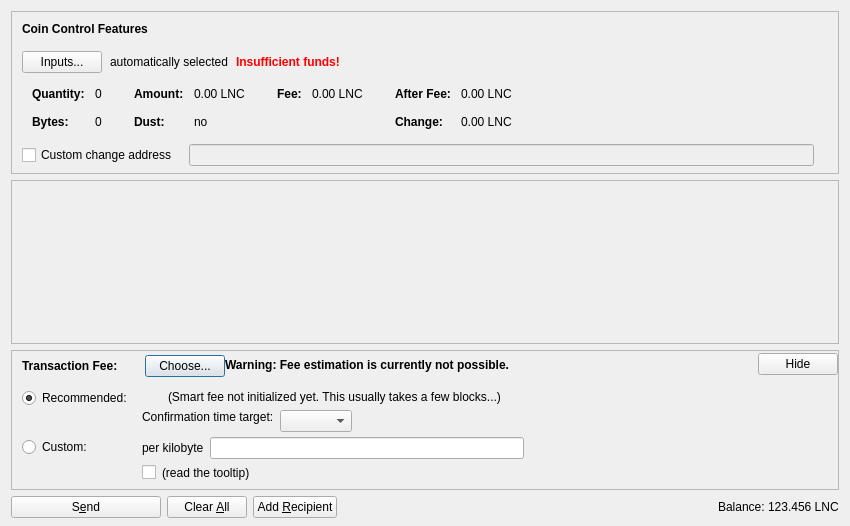
<?xml version="1.0" encoding="UTF-8"?>
<ui version="4.0">
 <class>SendCoinsDialog</class>
 <widget class="QDialog" name="SendCoinsDialog">
  <property name="geometry">
   <rect>
    <x>0</x>
    <y>0</y>
    <width>850</width>
    <height>526</height>
   </rect>
  </property>
  <property name="windowTitle">
   <string>Send Coins</string>
  </property>
  <layout class="QVBoxLayout" name="verticalLayout" stretch="0,1,0,0">
   <property name="bottomMargin">
    <number>8</number>
   </property>
   <item>
    <widget class="QFrame" name="frameCoinControl">
     <property name="sizePolicy">
      <sizepolicy hsizetype="Expanding" vsizetype="Expanding">
       <horstretch>0</horstretch>
       <verstretch>0</verstretch>
      </sizepolicy>
     </property>
     <property name="maximumSize">
      <size>
       <width>16777215</width>
       <height>16777215</height>
      </size>
     </property>
     <property name="frameShape">
      <enum>QFrame::StyledPanel</enum>
     </property>
     <property name="frameShadow">
      <enum>QFrame::Sunken</enum>
     </property>
     <layout class="QVBoxLayout" name="verticalLayoutCoinControl2">
      <property name="spacing">
       <number>0</number>
      </property>
      <property name="leftMargin">
       <number>0</number>
      </property>
      <property name="topMargin">
       <number>0</number>
      </property>
      <property name="rightMargin">
       <number>0</number>
      </property>
      <property name="bottomMargin">
       <number>6</number>
      </property>
      <item>
       <layout class="QVBoxLayout" name="verticalLayoutCoinControl" stretch="0,0,0,0,1">
        <property name="spacing">
         <number>0</number>
        </property>
        <property name="leftMargin">
         <number>10</number>
        </property>
        <property name="topMargin">
         <number>10</number>
        </property>
        <item>
         <layout class="QHBoxLayout" name="horizontalLayoutCoinControl1">
          <property name="bottomMargin">
           <number>15</number>
          </property>
          <item>
           <widget class="QLabel" name="labelCoinControlFeatures">
            <property name="sizePolicy">
             <sizepolicy hsizetype="Preferred" vsizetype="Maximum">
              <horstretch>0</horstretch>
              <verstretch>0</verstretch>
             </sizepolicy>
            </property>
            <property name="font">
             <font>
              <weight>75</weight>
              <bold>true</bold>
             </font>
            </property>
            <property name="styleSheet">
             <string notr="true">font-weight:bold;</string>
            </property>
            <property name="text">
             <string>Coin Control Features</string>
            </property>
           </widget>
          </item>
         </layout>
        </item>
        <item>
         <layout class="QHBoxLayout" name="horizontalLayoutCoinControl2" stretch="0,0,0,0">
          <property name="spacing">
           <number>8</number>
          </property>
          <property name="bottomMargin">
           <number>10</number>
          </property>
          <item>
           <widget class="QPushButton" name="pushButtonCoinControl">
            <property name="styleSheet">
             <string notr="true"/>
            </property>
            <property name="text">
             <string>Inputs...</string>
            </property>
            <property name="autoDefault">
             <bool>false</bool>
            </property>
           </widget>
          </item>
          <item>
           <widget class="QLabel" name="labelCoinControlAutomaticallySelected">
            <property name="text">
             <string>automatically selected</string>
            </property>
            <property name="margin">
             <number>5</number>
            </property>
           </widget>
          </item>
          <item>
           <widget class="QLabel" name="labelCoinControlInsuffFunds">
            <property name="font">
             <font>
              <weight>75</weight>
              <bold>true</bold>
             </font>
            </property>
            <property name="styleSheet">
             <string notr="true">color:red;font-weight:bold;</string>
            </property>
            <property name="text">
             <string>Insufficient funds!</string>
            </property>
            <property name="margin">
             <number>5</number>
            </property>
           </widget>
          </item>
          <item>
           <spacer name="horizontalSpacerCoinControl">
            <property name="orientation">
             <enum>Qt::Horizontal</enum>
            </property>
            <property name="sizeHint" stdset="0">
             <size>
              <width>40</width>
              <height>1</height>
             </size>
            </property>
           </spacer>
          </item>
         </layout>
        </item>
        <item>
         <widget class="QWidget" name="widgetCoinControl" native="true">
          <property name="sizePolicy">
           <sizepolicy hsizetype="Preferred" vsizetype="Preferred">
            <horstretch>0</horstretch>
            <verstretch>0</verstretch>
           </sizepolicy>
          </property>
          <property name="minimumSize">
           <size>
            <width>0</width>
            <height>0</height>
           </size>
          </property>
          <property name="styleSheet">
           <string notr="true"/>
          </property>
          <layout class="QHBoxLayout" name="horizontalLayoutCoinControl5">
           <property name="leftMargin">
            <number>0</number>
           </property>
           <property name="topMargin">
            <number>0</number>
           </property>
           <property name="rightMargin">
            <number>0</number>
           </property>
           <property name="bottomMargin">
            <number>0</number>
           </property>
           <item>
            <layout class="QHBoxLayout" name="horizontalLayoutCoinControl3" stretch="0,0,0,1">
             <property name="spacing">
              <number>20</number>
             </property>
             <property name="topMargin">
              <number>0</number>
             </property>
             <property name="bottomMargin">
              <number>10</number>
             </property>
             <item>
              <layout class="QFormLayout" name="formLayoutCoinControl1">
               <property name="horizontalSpacing">
                <number>10</number>
               </property>
               <property name="verticalSpacing">
                <number>14</number>
               </property>
               <property name="leftMargin">
                <number>10</number>
               </property>
               <property name="topMargin">
                <number>4</number>
               </property>
               <property name="rightMargin">
                <number>6</number>
               </property>
               <item row="0" column="0">
                <widget class="QLabel" name="labelCoinControlQuantityText">
                 <property name="font">
                  <font>
                   <weight>75</weight>
                   <bold>true</bold>
                  </font>
                 </property>
                 <property name="text">
                  <string>Quantity:</string>
                 </property>
                 <property name="margin">
                  <number>0</number>
                 </property>
                </widget>
               </item>
               <item row="0" column="1">
                <widget class="QLabel" name="labelCoinControlQuantity">
                 <property name="cursor">
                  <cursorShape>IBeamCursor</cursorShape>
                 </property>
                 <property name="contextMenuPolicy">
                  <enum>Qt::ActionsContextMenu</enum>
                 </property>
                 <property name="text">
                  <string notr="true">0</string>
                 </property>
                 <property name="margin">
                  <number>0</number>
                 </property>
                 <property name="textInteractionFlags">
                  <set>Qt::LinksAccessibleByMouse|Qt::TextSelectableByKeyboard|Qt::TextSelectableByMouse</set>
                 </property>
                </widget>
               </item>
               <item row="1" column="0">
                <widget class="QLabel" name="labelCoinControlBytesText">
                 <property name="font">
                  <font>
                   <weight>75</weight>
                   <bold>true</bold>
                  </font>
                 </property>
                 <property name="text">
                  <string>Bytes:</string>
                 </property>
                </widget>
               </item>
               <item row="1" column="1">
                <widget class="QLabel" name="labelCoinControlBytes">
                 <property name="cursor">
                  <cursorShape>IBeamCursor</cursorShape>
                 </property>
                 <property name="contextMenuPolicy">
                  <enum>Qt::ActionsContextMenu</enum>
                 </property>
                 <property name="text">
                  <string notr="true">0</string>
                 </property>
                 <property name="textInteractionFlags">
                  <set>Qt::LinksAccessibleByMouse|Qt::TextSelectableByKeyboard|Qt::TextSelectableByMouse</set>
                 </property>
                </widget>
               </item>
              </layout>
             </item>
             <item>
              <layout class="QFormLayout" name="formLayoutCoinControl2">
               <property name="horizontalSpacing">
                <number>10</number>
               </property>
               <property name="verticalSpacing">
                <number>14</number>
               </property>
               <property name="leftMargin">
                <number>6</number>
               </property>
               <property name="topMargin">
                <number>4</number>
               </property>
               <property name="rightMargin">
                <number>6</number>
               </property>
               <item row="0" column="0">
                <widget class="QLabel" name="labelCoinControlAmountText">
                 <property name="font">
                  <font>
                   <weight>75</weight>
                   <bold>true</bold>
                  </font>
                 </property>
                 <property name="text">
                  <string>Amount:</string>
                 </property>
                 <property name="margin">
                  <number>0</number>
                 </property>
                </widget>
               </item>
               <item row="0" column="1">
                <widget class="QLabel" name="labelCoinControlAmount">
                 <property name="cursor">
                  <cursorShape>IBeamCursor</cursorShape>
                 </property>
                 <property name="contextMenuPolicy">
                  <enum>Qt::ActionsContextMenu</enum>
                 </property>
                 <property name="text">
                  <string notr="true">0.00 LNC</string>
                 </property>
                 <property name="textInteractionFlags">
                  <set>Qt::LinksAccessibleByMouse|Qt::TextSelectableByKeyboard|Qt::TextSelectableByMouse</set>
                 </property>
                </widget>
               </item>
               <item row="1" column="0">
                <widget class="QLabel" name="labelCoinControlLowOutputText">
                 <property name="font">
                  <font>
                   <weight>75</weight>
                   <bold>true</bold>
                  </font>
                 </property>
                 <property name="text">
                  <string>Dust:</string>
                 </property>
                </widget>
               </item>
               <item row="1" column="1">
                <widget class="QLabel" name="labelCoinControlLowOutput">
                 <property name="cursor">
                  <cursorShape>IBeamCursor</cursorShape>
                 </property>
                 <property name="contextMenuPolicy">
                  <enum>Qt::ActionsContextMenu</enum>
                 </property>
                 <property name="text">
                  <string notr="true">no</string>
                 </property>
                 <property name="textInteractionFlags">
                  <set>Qt::LinksAccessibleByMouse|Qt::TextSelectableByKeyboard|Qt::TextSelectableByMouse</set>
                 </property>
                </widget>
               </item>
              </layout>
             </item>
             <item>
              <layout class="QFormLayout" name="formLayoutCoinControl3">
               <property name="horizontalSpacing">
                <number>10</number>
               </property>
               <property name="verticalSpacing">
                <number>14</number>
               </property>
               <property name="leftMargin">
                <number>6</number>
               </property>
               <property name="topMargin">
                <number>4</number>
               </property>
               <property name="rightMargin">
                <number>6</number>
               </property>
               <item row="0" column="0">
                <widget class="QLabel" name="labelCoinControlFeeText">
                 <property name="font">
                  <font>
                   <weight>75</weight>
                   <bold>true</bold>
                  </font>
                 </property>
                 <property name="text">
                  <string>Fee:</string>
                 </property>
                 <property name="margin">
                  <number>0</number>
                 </property>
                </widget>
               </item>
               <item row="0" column="1">
                <widget class="QLabel" name="labelCoinControlFee">
                 <property name="cursor">
                  <cursorShape>IBeamCursor</cursorShape>
                 </property>
                 <property name="contextMenuPolicy">
                  <enum>Qt::ActionsContextMenu</enum>
                 </property>
                 <property name="text">
                  <string notr="true">0.00 LNC</string>
                 </property>
                 <property name="textInteractionFlags">
                  <set>Qt::LinksAccessibleByMouse|Qt::TextSelectableByKeyboard|Qt::TextSelectableByMouse</set>
                 </property>
                </widget>
               </item>
              </layout>
             </item>
             <item>
              <layout class="QFormLayout" name="formLayoutCoinControl4">
               <property name="horizontalSpacing">
                <number>10</number>
               </property>
               <property name="verticalSpacing">
                <number>14</number>
               </property>
               <property name="leftMargin">
                <number>6</number>
               </property>
               <property name="topMargin">
                <number>4</number>
               </property>
               <property name="rightMargin">
                <number>6</number>
               </property>
               <item row="0" column="0">
                <widget class="QLabel" name="labelCoinControlAfterFeeText">
                 <property name="font">
                  <font>
                   <weight>75</weight>
                   <bold>true</bold>
                  </font>
                 </property>
                 <property name="text">
                  <string>After Fee:</string>
                 </property>
                 <property name="margin">
                  <number>0</number>
                 </property>
                </widget>
               </item>
               <item row="0" column="1">
                <widget class="QLabel" name="labelCoinControlAfterFee">
                 <property name="cursor">
                  <cursorShape>IBeamCursor</cursorShape>
                 </property>
                 <property name="contextMenuPolicy">
                  <enum>Qt::ActionsContextMenu</enum>
                 </property>
                 <property name="text">
                  <string notr="true">0.00 LNC</string>
                 </property>
                 <property name="textInteractionFlags">
                  <set>Qt::LinksAccessibleByMouse|Qt::TextSelectableByKeyboard|Qt::TextSelectableByMouse</set>
                 </property>
                </widget>
               </item>
               <item row="1" column="0">
                <widget class="QLabel" name="labelCoinControlChangeText">
                 <property name="font">
                  <font>
                   <weight>75</weight>
                   <bold>true</bold>
                  </font>
                 </property>
                 <property name="text">
                  <string>Change:</string>
                 </property>
                </widget>
               </item>
               <item row="1" column="1">
                <widget class="QLabel" name="labelCoinControlChange">
                 <property name="cursor">
                  <cursorShape>IBeamCursor</cursorShape>
                 </property>
                 <property name="contextMenuPolicy">
                  <enum>Qt::ActionsContextMenu</enum>
                 </property>
                 <property name="text">
                  <string notr="true">0.00 LNC</string>
                 </property>
                 <property name="textInteractionFlags">
                  <set>Qt::LinksAccessibleByMouse|Qt::TextSelectableByKeyboard|Qt::TextSelectableByMouse</set>
                 </property>
                </widget>
               </item>
              </layout>
             </item>
            </layout>
           </item>
          </layout>
         </widget>
        </item>
        <item>
         <layout class="QHBoxLayout" name="horizontalLayoutCoinControl4" stretch="0,0,0">
          <property name="spacing">
           <number>12</number>
          </property>
          <property name="sizeConstraint">
           <enum>QLayout::SetDefaultConstraint</enum>
          </property>
          <property name="topMargin">
           <number>5</number>
          </property>
          <property name="rightMargin">
           <number>5</number>
          </property>
          <item>
           <widget class="QCheckBox" name="checkBoxCoinControlChange">
            <property name="toolTip">
             <string>If this is activated, but the change address is empty or invalid, change will be sent to a newly generated address.</string>
            </property>
            <property name="text">
             <string>Custom change address</string>
            </property>
           </widget>
          </item>
          <item>
           <widget class="QValidatedLineEdit" name="lineEditCoinControlChange">
            <property name="enabled">
             <bool>false</bool>
            </property>
            <property name="sizePolicy">
             <sizepolicy hsizetype="Expanding" vsizetype="Fixed">
              <horstretch>0</horstretch>
              <verstretch>0</verstretch>
             </sizepolicy>
            </property>
           </widget>
          </item>
          <item>
           <widget class="QLabel" name="labelCoinControlChangeLabel">
            <property name="sizePolicy">
             <sizepolicy hsizetype="Preferred" vsizetype="Expanding">
              <horstretch>0</horstretch>
              <verstretch>0</verstretch>
             </sizepolicy>
            </property>
            <property name="minimumSize">
             <size>
              <width>0</width>
              <height>0</height>
             </size>
            </property>
            <property name="text">
             <string/>
            </property>
            <property name="margin">
             <number>3</number>
            </property>
           </widget>
          </item>
         </layout>
        </item>
        <item>
         <spacer name="verticalSpacerCoinControl">
          <property name="orientation">
           <enum>Qt::Vertical</enum>
          </property>
          <property name="sizeHint" stdset="0">
           <size>
            <width>800</width>
            <height>1</height>
           </size>
          </property>
         </spacer>
        </item>
       </layout>
      </item>
     </layout>
    </widget>
   </item>
   <item>
    <widget class="QScrollArea" name="scrollArea">
     <property name="widgetResizable">
      <bool>true</bool>
     </property>
     <widget class="QWidget" name="scrollAreaWidgetContents">
      <property name="geometry">
       <rect>
        <x>0</x>
        <y>0</y>
        <width>830</width>
        <height>104</height>
       </rect>
      </property>
      <layout class="QVBoxLayout" name="verticalLayout_2" stretch="0,1">
       <property name="leftMargin">
        <number>0</number>
       </property>
       <property name="topMargin">
        <number>0</number>
       </property>
       <property name="rightMargin">
        <number>0</number>
       </property>
       <property name="bottomMargin">
        <number>0</number>
       </property>
       <item>
        <layout class="QVBoxLayout" name="entries">
         <property name="spacing">
          <number>6</number>
         </property>
        </layout>
       </item>
       <item>
        <spacer name="verticalSpacer">
         <property name="orientation">
          <enum>Qt::Vertical</enum>
         </property>
         <property name="sizeHint" stdset="0">
          <size>
           <width>20</width>
           <height>40</height>
          </size>
         </property>
        </spacer>
       </item>
      </layout>
     </widget>
    </widget>
   </item>
   <item>
    <widget class="QFrame" name="frameFee">
     <property name="sizePolicy">
      <sizepolicy hsizetype="Expanding" vsizetype="Expanding">
       <horstretch>0</horstretch>
       <verstretch>0</verstretch>
      </sizepolicy>
     </property>
     <property name="maximumSize">
      <size>
       <width>16777215</width>
       <height>16777215</height>
      </size>
     </property>
     <property name="frameShape">
      <enum>QFrame::StyledPanel</enum>
     </property>
     <property name="frameShadow">
      <enum>QFrame::Sunken</enum>
     </property>
     <layout class="QVBoxLayout" name="verticalLayoutFee1">
      <property name="spacing">
       <number>0</number>
      </property>
      <property name="leftMargin">
       <number>0</number>
      </property>
      <property name="topMargin">
       <number>0</number>
      </property>
      <property name="rightMargin">
       <number>0</number>
      </property>
      <property name="bottomMargin">
       <number>0</number>
      </property>
      <item>
       <layout class="QVBoxLayout" name="verticalLayoutFee2" stretch="0,0,0">
        <property name="spacing">
         <number>0</number>
        </property>
        <property name="leftMargin">
         <number>10</number>
        </property>
        <property name="topMargin">
         <number>0</number>
        </property>
        <item>
         <layout class="QHBoxLayout" name="horizontalLayoutFee1">
          <property name="bottomMargin">
           <number>0</number>
          </property>
          <item>
           <layout class="QVBoxLayout" name="verticalLayoutFee7">
            <property name="spacing">
             <number>0</number>
            </property>
            <item>
             <spacer name="verticalSpacerSmartFee">
              <property name="orientation">
               <enum>Qt::Vertical</enum>
              </property>
              <property name="sizeType">
               <enum>QSizePolicy::Fixed</enum>
              </property>
              <property name="sizeHint" stdset="0">
               <size>
                <width>1</width>
                <height>4</height>
               </size>
              </property>
             </spacer>
            </item>
            <item>
             <layout class="QHBoxLayout" name="horizontalLayoutSmartFee">
              <property name="spacing">
               <number>10</number>
              </property>
              <item>
               <widget class="QLabel" name="labelFeeHeadline">
                <property name="sizePolicy">
                 <sizepolicy hsizetype="Preferred" vsizetype="Maximum">
                  <horstretch>0</horstretch>
                  <verstretch>0</verstretch>
                 </sizepolicy>
                </property>
                <property name="font">
                 <font>
                  <weight>75</weight>
                  <bold>true</bold>
                 </font>
                </property>
                <property name="styleSheet">
                 <string notr="true">font-weight:bold;</string>
                </property>
                <property name="text">
                 <string>Transaction Fee:</string>
                </property>
               </widget>
              </item>
              <item>
               <widget class="QLabel" name="labelFeeMinimized">
                <property name="text">
                 <string/>
                </property>
               </widget>
              </item>
              <item>
               <widget class="QPushButton" name="buttonChooseFee">
                <property name="text">
                 <string>Choose...</string>
                </property>
               </widget>
              </item>
             </layout>
            </item>
            <item>
             <spacer name="verticalSpacer_5">
              <property name="orientation">
               <enum>Qt::Vertical</enum>
              </property>
              <property name="sizeHint" stdset="0">
               <size>
                <width>1</width>
                <height>1</height>
               </size>
              </property>
             </spacer>
            </item>
           </layout>
          </item>
          <item>
           <widget class="QLabel" name="fallbackFeeWarningLabel">
            <property name="toolTip">
             <string>Using the fallbackfee can result in sending a transaction that will take several hours or days (or never) to confirm. Consider choosing your fee manually or wait until you have validated the complete chain.</string>
            </property>
            <property name="font">
            <font>
                <weight>75</weight>
                <bold>true</bold>
            </font>
            </property>
            <property name="text">
             <string>Warning: Fee estimation is currently not possible.</string>
            </property>
            <property name="wordWrap">
             <bool>false</bool>
            </property>
           </widget>
          </item>
          <item>
           <spacer name="horizontalSpacer_4">
            <property name="orientation">
             <enum>Qt::Horizontal</enum>
            </property>
            <property name="sizeType">
             <enum>QSizePolicy::MinimumExpanding</enum>
            </property>
            <property name="sizeHint" stdset="0">
             <size>
              <width>40</width>
              <height>20</height>
             </size>
            </property>
           </spacer>
          </item>
          <item>
           <widget class="QPushButton" name="buttonMinimizeFee">
            <property name="toolTip">
             <string>collapse fee-settings</string>
            </property>
            <property name="text">
             <string>Hide</string>
            </property>
           </widget>
          </item>
         </layout>
        </item>
        <item>
         <widget class="QFrame" name="frameFeeSelection">
          <layout class="QVBoxLayout" name="verticalLayoutFee12">
           <property name="spacing">
            <number>0</number>
           </property>
           <property name="leftMargin">
            <number>0</number>
           </property>
           <property name="topMargin">
            <number>0</number>
           </property>
           <property name="rightMargin">
            <number>0</number>
           </property>
           <property name="bottomMargin">
            <number>0</number>
           </property>
           <item>
            <layout class="QGridLayout" name="gridLayoutFee">
             <property name="topMargin">
              <number>10</number>
             </property>
             <property name="bottomMargin">
              <number>4</number>
             </property>
             <property name="horizontalSpacing">
              <number>10</number>
             </property>
             <property name="verticalSpacing">
              <number>4</number>
             </property>
             <item row="1" column="1">
              <layout class="QVBoxLayout" name="verticalLayoutFee8">
               <property name="spacing">
                <number>6</number>
               </property>
               <item>
                <layout class="QHBoxLayout" name="horizontalLayoutFee13">
                 <item>
                  <widget class="QLabel" name="labelCustomPerKilobyte">
                   <property name="toolTip">
                    <string>If the custom fee is set to 1000 satoshis and the transaction is only 250 bytes, then &quot;per kilobyte&quot; only pays 250 satoshis in fee, while &quot;total at least&quot; pays 1000 satoshis. For transactions bigger than a kilobyte both pay by kilobyte.</string>
                   </property>
                   <property name="text">
                    <string>per kilobyte</string>
                   </property>
                  </widget>
                 </item>
                 <item>
                  <widget class="BitcoinAmountField" name="customFee"/>
                 </item>
                 <item>
                  <spacer name="horizontalSpacer_6">
                   <property name="orientation">
                    <enum>Qt::Horizontal</enum>
                   </property>
                   <property name="sizeHint" stdset="0">
                    <size>
                     <width>1</width>
                     <height>1</height>
                    </size>
                   </property>
                  </spacer>
                 </item>
                </layout>
               </item>
               <item>
                <layout class="QHBoxLayout" name="horizontalLayoutFee8">
                 <item>
                  <widget class="QCheckBox" name="checkBoxMinimumFee">
                   <property name="toolTip">
                    <string>Paying only the minimum fee is just fine as long as there is less transaction volume than space in the blocks. But be aware that this can end up in a never confirming transaction once there is more demand for lunacoin transactions than the network can process.</string>
                   </property>
                   <property name="text">
                    <string/>
                   </property>
                  </widget>
                 </item>
                 <item>
                  <widget class="QLabel" name="labelMinFeeWarning">
                   <property name="enabled">
                    <bool>true</bool>
                   </property>
                   <property name="toolTip">
                    <string>Paying only the minimum fee is just fine as long as there is less transaction volume than space in the blocks. But be aware that this can end up in a never confirming transaction once there is more demand for lunacoin transactions than the network can process.</string>
                   </property>
                   <property name="text">
                    <string>(read the tooltip)</string>
                   </property>
                   <property name="margin">
                    <number>5</number>
                   </property>
                  </widget>
                 </item>
                 <item>
                  <spacer name="horizontalSpacer_2">
                   <property name="orientation">
                    <enum>Qt::Horizontal</enum>
                   </property>
                   <property name="sizeHint" stdset="0">
                    <size>
                     <width>1</width>
                     <height>1</height>
                    </size>
                   </property>
                  </spacer>
                 </item>
                </layout>
               </item>
              </layout>
             </item>
             <item row="0" column="0">
              <layout class="QVBoxLayout" name="verticalLayoutFee4" stretch="0,1">
               <item>
                <widget class="QRadioButton" name="radioSmartFee">
                 <property name="text">
                  <string>Recommended:</string>
                 </property>
                 <property name="checked">
                  <bool>true</bool>
                 </property>
                 <attribute name="buttonGroup">
                  <string notr="true">groupFee</string>
                 </attribute>
                </widget>
               </item>
               <item>
                <spacer name="verticalSpacer_2">
                 <property name="orientation">
                  <enum>Qt::Vertical</enum>
                 </property>
                 <property name="sizeHint" stdset="0">
                  <size>
                   <width>1</width>
                   <height>1</height>
                  </size>
                 </property>
                </spacer>
               </item>
              </layout>
             </item>
             <item row="1" column="0">
              <layout class="QVBoxLayout" name="verticalLayoutFee9" stretch="0,1">
               <item>
                <widget class="QRadioButton" name="radioCustomFee">
                 <property name="text">
                  <string>Custom:</string>
                 </property>
                 <attribute name="buttonGroup">
                  <string notr="true">groupFee</string>
                 </attribute>
                </widget>
               </item>
               <item>
                <spacer name="verticalSpacer_6">
                 <property name="orientation">
                  <enum>Qt::Vertical</enum>
                 </property>
                 <property name="sizeHint" stdset="0">
                  <size>
                   <width>1</width>
                   <height>1</height>
                  </size>
                 </property>
                </spacer>
               </item>
              </layout>
             </item>
             <item row="0" column="1">
              <layout class="QVBoxLayout" name="verticalLayoutFee3" stretch="0,0,1">
               <property name="spacing">
                <number>6</number>
               </property>
               <property name="topMargin">
                <number>2</number>
               </property>
               <item>
                <layout class="QHBoxLayout" name="horizontalLayoutFee12">
                 <item>
                  <widget class="QLabel" name="labelSmartFee">
                   <property name="text">
                    <string/>
                   </property>
                   <property name="margin">
                    <number>2</number>
                   </property>
                  </widget>
                 </item>
                 <item>
                  <widget class="QLabel" name="labelFeeEstimation">
                   <property name="text">
                    <string/>
                   </property>
                  </widget>
                 </item>
                 <item>
                  <widget class="QLabel" name="labelSmartFee2">
                   <property name="text">
                    <string>(Smart fee not initialized yet. This usually takes a few blocks...)</string>
                   </property>
                   <property name="margin">
                    <number>2</number>
                   </property>
                  </widget>
                 </item>
                 <item>
                  <spacer name="horizontalSpacer_5">
                   <property name="orientation">
                    <enum>Qt::Horizontal</enum>
                   </property>
                   <property name="sizeHint" stdset="0">
                    <size>
                     <width>1</width>
                     <height>1</height>
                    </size>
                   </property>
                  </spacer>
                 </item>
                </layout>
               </item>
               <item>
                <layout class="QHBoxLayout" name="horizontalLayoutFee9">
                 <item>
                  <layout class="QVBoxLayout" name="verticalLayoutFee6">
                   <item>
                    <widget class="QLabel" name="labelSmartFee3">
                     <property name="text">
                      <string>Confirmation time target:</string>
                     </property>
                     <property name="margin">
                      <number>2</number>
                     </property>
                    </widget>
                   </item>
                   <item>
                    <spacer name="verticalSpacer_3">
                     <property name="orientation">
                      <enum>Qt::Vertical</enum>
                     </property>
                     <property name="sizeHint" stdset="0">
                      <size>
                       <width>1</width>
                       <height>1</height>
                      </size>
                     </property>
                    </spacer>
                   </item>
                  </layout>
                 </item>
                 <item>
                  <layout class="QVBoxLayout" name="verticalLayoutFee5">
                   <property name="rightMargin">
                    <number>30</number>
                   </property>
                   <item>
                    <layout class="QHBoxLayout" name="horizontalLayoutConfTarget">
                     <property name="bottomMargin">
                      <number>0</number>
                     </property>
                     <item>
                      <widget class="QComboBox" name="confTargetSelector"/>
                     </item>
                     <item>
                      <spacer name="horizontalSpacerConfTarget">
                       <property name="orientation">
                        <enum>Qt::Horizontal</enum>
                       </property>
                       <property name="sizeHint" stdset="0">
                        <size>
                         <width>40</width>
                         <height>20</height>
                        </size>
                       </property>
                      </spacer>
                     </item>
                    </layout>
                   </item>
                  </layout>
                 </item>
                </layout>
               </item>
               <item>
                <spacer name="verticalSpacer_4">
                 <property name="orientation">
                  <enum>Qt::Vertical</enum>
                 </property>
                 <property name="sizeHint" stdset="0">
                  <size>
                   <width>1</width>
                   <height>1</height>
                  </size>
                 </property>
                </spacer>
               </item>
              </layout>
             </item>
            </layout>
           </item>
          </layout>
         </widget>
        </item>
        <item>
         <spacer name="verticalSpacerFee">
          <property name="orientation">
           <enum>Qt::Vertical</enum>
          </property>
          <property name="sizeHint" stdset="0">
           <size>
            <width>40</width>
            <height>5</height>
           </size>
          </property>
         </spacer>
        </item>
       </layout>
      </item>
     </layout>
    </widget>
   </item>
   <item>
    <layout class="QHBoxLayout" name="horizontalLayout">
     <item>
      <widget class="QPushButton" name="sendButton">
       <property name="minimumSize">
        <size>
         <width>150</width>
         <height>0</height>
        </size>
       </property>
       <property name="toolTip">
        <string>Confirm the send action</string>
       </property>
       <property name="text">
        <string>S&amp;end</string>
       </property>
       <property name="icon">
        <iconset resource="../bitcoin.qrc">
         <normaloff>:/icons/send</normaloff>:/icons/send</iconset>
       </property>
       <property name="autoDefault">
        <bool>false</bool>
       </property>
       <property name="default">
        <bool>false</bool>
       </property>
      </widget>
     </item>
     <item>
      <widget class="QPushButton" name="clearButton">
       <property name="sizePolicy">
        <sizepolicy hsizetype="Minimum" vsizetype="Fixed">
         <horstretch>0</horstretch>
         <verstretch>0</verstretch>
        </sizepolicy>
       </property>
       <property name="toolTip">
        <string>Clear all fields of the form.</string>
       </property>
       <property name="text">
        <string>Clear &amp;All</string>
       </property>
       <property name="icon">
        <iconset resource="../bitcoin.qrc">
         <normaloff>:/icons/remove</normaloff>:/icons/remove</iconset>
       </property>
       <property name="autoDefault">
        <bool>false</bool>
       </property>
      </widget>
     </item>
     <item>
      <widget class="QPushButton" name="addButton">
       <property name="toolTip">
        <string>Send to multiple recipients at once</string>
       </property>
       <property name="text">
        <string>Add &amp;Recipient</string>
       </property>
       <property name="icon">
        <iconset resource="../bitcoin.qrc">
         <normaloff>:/icons/add</normaloff>:/icons/add</iconset>
       </property>
       <property name="autoDefault">
        <bool>false</bool>
       </property>
      </widget>
     </item>
     <item>
      <spacer name="horizontalSpacer">
       <property name="orientation">
        <enum>Qt::Horizontal</enum>
       </property>
       <property name="sizeHint" stdset="0">
        <size>
         <width>40</width>
         <height>20</height>
        </size>
       </property>
      </spacer>
     </item>
     <item>
      <layout class="QHBoxLayout" name="horizontalLayout_2">
       <property name="spacing">
        <number>3</number>
       </property>
       <item>
        <widget class="QLabel" name="label">
         <property name="sizePolicy">
          <sizepolicy hsizetype="Preferred" vsizetype="Fixed">
           <horstretch>0</horstretch>
           <verstretch>0</verstretch>
          </sizepolicy>
         </property>
         <property name="text">
          <string>Balance:</string>
         </property>
        </widget>
       </item>
       <item>
        <widget class="QLabel" name="labelBalance">
         <property name="sizePolicy">
          <sizepolicy hsizetype="Preferred" vsizetype="Fixed">
           <horstretch>0</horstretch>
           <verstretch>0</verstretch>
          </sizepolicy>
         </property>
         <property name="cursor">
          <cursorShape>IBeamCursor</cursorShape>
         </property>
         <property name="text">
          <string notr="true">123.456 LNC</string>
         </property>
         <property name="textInteractionFlags">
          <set>Qt::LinksAccessibleByMouse|Qt::TextSelectableByKeyboard|Qt::TextSelectableByMouse</set>
         </property>
        </widget>
       </item>
      </layout>
     </item>
    </layout>
   </item>
  </layout>
 </widget>
 <customwidgets>
  <customwidget>
   <class>QValidatedLineEdit</class>
   <extends>QLineEdit</extends>
   <header>qvalidatedlineedit.h</header>
  </customwidget>
  <customwidget>
   <class>BitcoinAmountField</class>
   <extends>QLineEdit</extends>
   <header>bitcoinamountfield.h</header>
   <container>1</container>
  </customwidget>
 </customwidgets>
 <resources>
  <include location="../bitcoin.qrc"/>
 </resources>
 <connections/>
 <buttongroups>
  <buttongroup name="groupFee"/>
 </buttongroups>
</ui>
